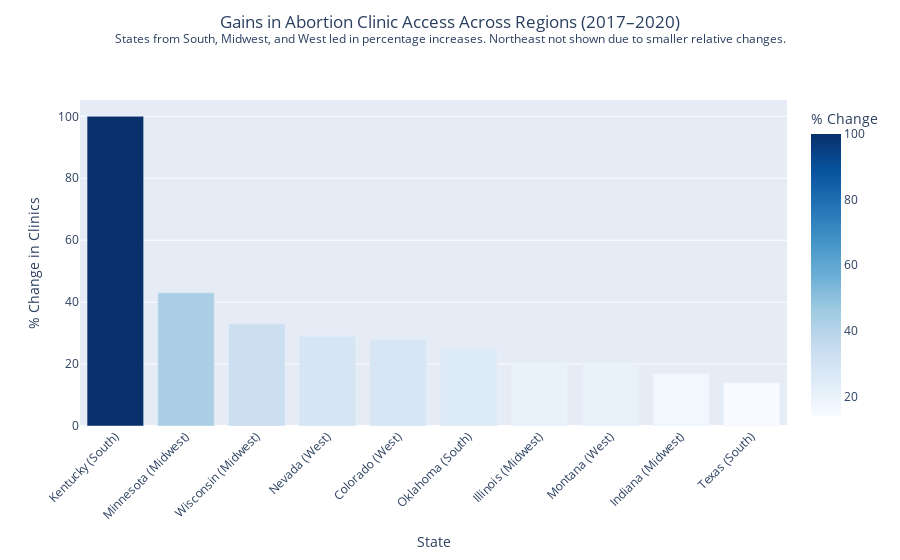

Notebook source saved alongside this figure:
### Code cell
fig5 = px.bar(
    increases,
    x='State (Region)',
    y='% change in the no. of abortion clinics, 2017-2020',
    color='% change in the no. of abortion clinics, 2017-2020',
    color_continuous_scale='Blues',
    title= "Gains in Abortion Clinic Access Across Regions (2017–2020)",
    labels={'% change in the no. of abortion clinics, 2017-2020': '% Change'}
)

fig5.update_layout(
    title={
        'text': "Gains in Abortion Clinic Access Across Regions (2017–2020)<br><sup>States from South, Midwest, and West led in percentage increases. Northeast not shown due to smaller relative changes.</sup>",
        'y': 0.95,
        'x': 0.5,
        'xanchor': 'center',
        'yanchor': 'top'
    },
    xaxis_title='State',
    yaxis_title='% Change in Clinics',
    xaxis_tickangle=-45
)

fig5.show()

### Figure 1 — Plotly figure (JSON) as saved in the notebook; plotly's stock layout.template omitted (floating-point values rounded to 4 significant figures)
{"data": [{"alignmentgroup": "True", "hovertemplate": "State (Region)=%{x}<br>% Change=%{marker.color}<extra></extra>", "legendgroup": "", "marker": {"color": [100, 43, 33, 29, 28, 25, 20, 20, 17, 14], "coloraxis": "coloraxis", "pattern": {"shape": ""}}, "name": "", "offsetgroup": "", "orientation": "v", "showlegend": false, "textposition": "auto", "type": "bar", "x": ["Kentucky (South)", "Minnesota (Midwest)", "Wisconsin (Midwest)", "Nevada (West)", "Colorado (West)", "Oklahoma (South)", "Illinois (Midwest)", "Montana (West)", "Indiana (Midwest)", "Texas (South)"], "xaxis": "x", "y": [100, 43, 33, 29, 28, 25, 20, 20, 17, 14], "yaxis": "y"}], "layout": {"barmode": "relative", "coloraxis": {"colorbar": {"title": {"text": "% Change"}}, "colorscale": [[0, "rgb(247,251,255)"], [0.125, "rgb(222,235,247)"], [0.25, "rgb(198,219,239)"], [0.375, "rgb(158,202,225)"], [0.5, "rgb(107,174,214)"], [0.625, "rgb(66,146,198)"], [0.75, "rgb(33,113,181)"], [0.875, "rgb(8,81,156)"], [1, "rgb(8,48,107)"]]}, "legend": {"tracegroupgap": 0}, "title": {"text": "Gains in Abortion Clinic Access Across Regions (2017–2020)<br><sup>States from South, Midwest, and West led in percentage increases. Northeast not shown due to smaller relative changes.</sup>", "x": 0.5, "xanchor": "center", "y": 0.95, "yanchor": "top"}, "xaxis": {"anchor": "y", "domain": [0, 1], "tickangle": -45, "title": {"text": "State"}}, "yaxis": {"anchor": "x", "domain": [0, 1], "title": {"text": "% Change in Clinics"}}}}
